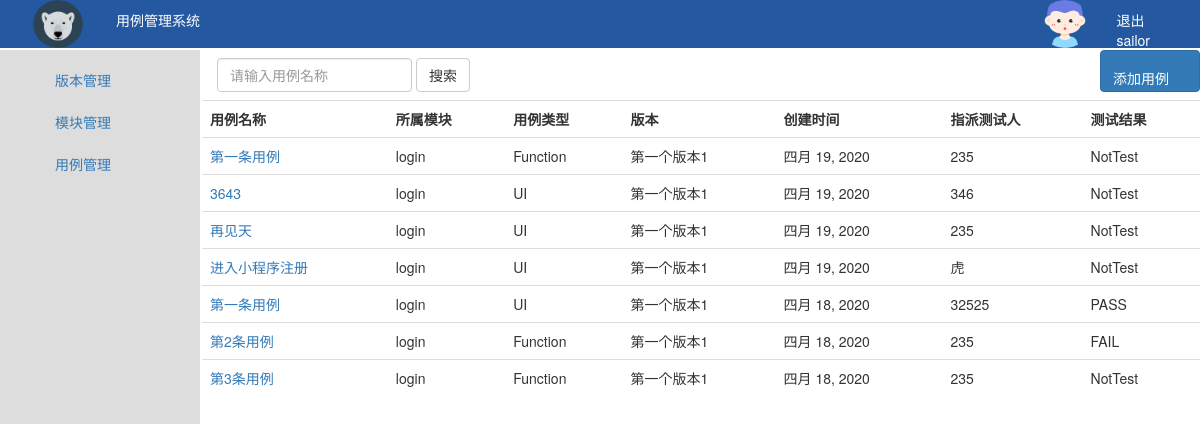
/tcmanage/testcases (signed in), run on the app's committed database.
### tcmanage/models.py (models this page shows, shortened)
class TcCase(models.Model):
	case_name = models.CharField(max_length=50,verbose_name='用例名称')
	styles = (('UI','UI'),('Function','功能'),('Perfermance','性能'),)
	tc_style = models.CharField(verbose_name='用例类型',max_length=20,choices=styles,default='Function')
	levels = (('SMOKING','冒烟'),('Function','LEVEL0'),('LEVEL1','LEVEL1'),('LEVEL2','LEVEL2'),)
	tc_level = models.CharField(verbose_name='用例等级',max_length=20,choices=levels,default='SMOKING')
	tc_presetting = models.TextField(verbose_name='前置条件',blank=True)
	tc_steps = models.TextField(verbose_name='用例步骤')
	tc_module = models.ForeignKey('TcModule',on_delete=models.DO_NOTHING,related_name='module')
	tc_version = models.ForeignKey('TcVersion',on_delete=models.DO_NOTHING,related_name='version')
	tc_except_result = models.TextField(verbose_name='期望结果')
	results = (('PASS','通过'),('FAIL','失败'),('BLOCK','阻塞'),('NA','无法测试'),('NotTest','未测试'))
	tc_actual_result = models.CharField(verbose_name='实际结果',max_length=20,choices=results,default='NotTest')
	tc_comment = models.TextField(verbose_name='备注显示')
	tc_user = models.CharField(verbose_name='分配人',max_length=20)
	create_time = models.DateField(verbose_name='创建时间',auto_now_add=True)
	update_time = models.DateTimeField(verbose_name='更新时间',auto_now=True)
	class Meta:
		ordering = ['-create_time']

class TcModule(models.Model):
	module_name = models.CharField(max_length=20,verbose_name='模块名称',unique=True)
	create_time = models.DateField(verbose_name='创建时间',auto_now_add=True)
	update_time = models.DateTimeField(verbose_name='更新时间',auto_now=True)
	def __str__(self):
		return self.module_name
	class Meta:
		ordering = ['-create_time']

class TcVersion(models.Model):
	version_name = models.CharField(max_length=20,verbose_name='版本名称',unique=True)
	create_time = models.DateField(verbose_name='创建时间',auto_now_add=True)
	update_time = models.DateTimeField(verbose_name='更新时间',auto_now=True)
	def __str__(self):
		return self.version_name
	class Meta:
		ordering = ['-create_time']

### tcmanage/views.py (the view)
	def wrapper(request,*args,**kwargs):
		is_login = request.session.get('is_login',False)
		if is_login:
			return func(request,*args,**kwargs)
		else:
			return redirect(request.GET.get('from', reverse('login')))

### tcmanage/views.py (called while the page is built)
def check_login(func):
	def wrapper(request,*args,**kwargs):
		is_login = request.session.get('is_login',False)
		if is_login:
			return func(request,*args,**kwargs)
		else:
			return redirect(request.GET.get('from', reverse('login')))
	return wrapper

@check_login
def get_testcase(request):
	context = {}
	context['username'] = request.user.username
	case_list = TcCase.objects.all()
	context['case_list'] = case_list
	return render(request,'testcases.html',context)

### templates/testcases.html (shortened to what this page needs)
{% extends 'base.html' %}
{% load static %}
{% block search %}
			<form class="navbar-form navbar-left" role="search" method="GET">
				  <div class="form-group">
				    <input type="text" class="form-control" placeholder="请输入用例名称">
				  </div>
				  <button type="submit" class="btn btn-default">搜索</button>
			</form>
			<a class="btn btn-primary" href="{% url 'add_testcase' %}" role="button"
			style="padding-top: 20px; float: right; line-height: 1;padding-right:30px;">添加用例</a>
{% endblock %}
{% block content %}
	<table class="table">
		<tr>
		  <th>用例名称</th>
		  <th>所属模块</th>
		  <th>用例类型</th>
		  <th>版本</th>
		  <th>创建时间</th>
		  <th>指派测试人</th>
		  <th>测试结果</th>
		</tr>
		{% for case in case_list %}
			<tr>
				<td> <a href="{% url 'case_detail' case.pk %}">{{ case.case_name }}</a></td>
				<td>{{ case.tc_module }}</td>
				<td>{{ case.tc_style }}</td>
				<td>{{ case.tc_version }}</td>
				<td>{{ case.create_time }}</td>
				<td>{{ case.tc_user }}</td>
				<td>{{ case.tc_actual_result }}</td>
			</tr>
		{% empty %}
		<tr>
			<td>还没有测试用例，赶快去创建吧~</td>
		</tr>
		{% endfor %}
	</table>
{% endblock %}

### templates/base.html (shortened to what this page needs)
{% load static %}
<!DOCTYPE html>
<html lang="en">
<head>
		<link rel="stylesheet" type="text/css" href="{% static 'bootstrap-3.3.7/css/bootstrap.min.css'%}">
		<link rel="stylesheet" type="text/css" href="{% static 'bootstrap-3.3.7/js/bootstrap.min.js' %}">
		<link rel="stylesheet" href="{% static 'mycss/common.css' %}">
</head>
<body>
	<div class="pg_header">
		<div class="logo left">
			<a href="#">
				<img src="{% static 'images/logo.png' %}" alt="">
			</a>
			<span>用例管理系统</span>
		</div>
		<div class="person_info right">
            <img class="dropdown" src="{% static 'images/user.png' %}">
            <span>
            	<a href="{% url 'log_out' %}" style="color: white;">退出</a><br>
            	{{ username }}
            </span>
        </div>
	</div>
	<div class="pg_content">
	    <div class="menu">
		    <ul class="nav nav-stacked nav-pills" style="padding-left: 40px; padding-top: 10px;">
				<li role="presentation">
					<a href="{% url 'versions' %}">版本管理</a>
				</li>
				<li role="presentation">
					<a href="{% url 'models' %}">模块管理</a>
				</li>
				<li role="presentation">
					<a href="{% url 'testcases' %}">用例管理</a>
				</li>
		    </ul>
	    </div>
	    <div class="content">
		{% block search %}
		{% endblock %}
		{% block content %}
		{% endblock %}
	    </div>
	</div>
    <div class="pg_footer">
		<p>CopyRight</p>
    </div>
</body>
</html>

### static/mycss/common.css (style rules this page uses)
html,body { height: 100%; }
body { margin: 0 auto; }
.pg_header { position: fixed; top: 0; height: 48px; width: 100%; background-color: #2459a2; color: white; }
.pg_content .menu { position: absolute; top: 50px; left: 0; bottom: 0; width: 200px; background-color: #dddddd; }
.pg_content .content { position: absolute; top: 50px; right: 0; bottom: 0; left: 202px; overflow: auto; min-width: 980px; }
.left { float: left; }
.right { float: right; }
.pg_header .logo { height: 48px; width: 200px; text-align: center; color: white; }
.pg_header .logo a img { height: 48px; width: 50px; }
.pg_header .logo span { margin-top: 10px; float: right; }
.pg_header .person_info { position: relative; height: 48px; width: 160px; }
.pg_header .person_info img { border: 0; height: 48px; width: 50px; border-radius: 50%; }
.pg_header .person_info span { margin-top: 10px; float: right; padding-right:50px; }

### data on the page
TcCase: case_name "第一条用例", tc_module "login", tc_style "Function", tc_version "第一个版本1", create_time "四月 19, 2020", tc_user "235", tc_actual_result "NotTest"
TcCase: case_name "3643", tc_module "login", tc_style "UI", tc_version "第一个版本1", create_time "四月 19, 2020", tc_user "346", tc_actual_result "NotTest"
TcCase: case_name "再见天", tc_module "login", tc_style "UI", tc_version "第一个版本1", create_time "四月 19, 2020", tc_user "235", tc_actual_result "NotTest"
TcCase: case_name "进入小程序注册", tc_module "login", tc_style "UI", tc_version "第一个版本1", create_time "四月 19, 2020", tc_user "虎", tc_actual_result "NotTest"
TcCase: case_name "第一条用例", tc_module "login", tc_style "UI", tc_version "第一个版本1", create_time "四月 18, 2020", tc_user "32525", tc_actual_result "PASS"
TcCase: case_name "第2条用例", tc_module "login", tc_style "Function", tc_version "第一个版本1", create_time "四月 18, 2020", tc_user "235", tc_actual_result "FAIL"
TcCase: case_name "第3条用例", tc_module "login", tc_style "Function", tc_version "第一个版本1", create_time "四月 18, 2020", tc_user "235", tc_actual_result "NotTest"

### other printed values
{{ username }} "sailor"
